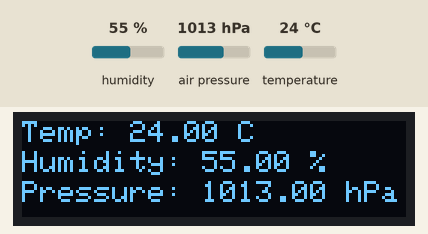
A sketch run on a simulated Arduino Uno, built with avr-gcc and run on an emulated ATmega328P. Shown: 128×32 one-colour display. Inputs (shaded band) come from the test bench; at power-on: humidity 55 %, air pressure 1013 hPa, temperature 24 °C. What the sketch prints to the serial monitor is not drawn.

Above: at 3.2 s.
3.3 s: humidity set to 22 %
At 5.2 s:
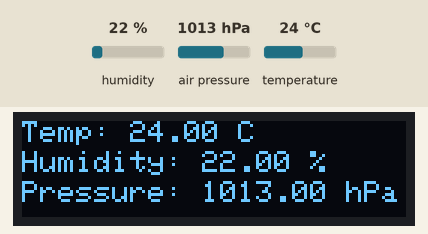
6.0 s: air pressure set to 952 hPa
At 6.5 s:
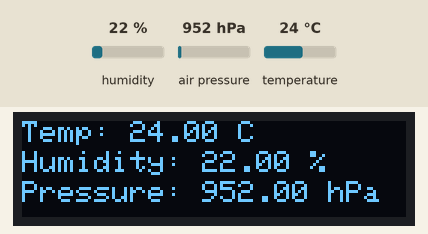
8.7 s: temperature set to 12 °C
At 11.3 s:
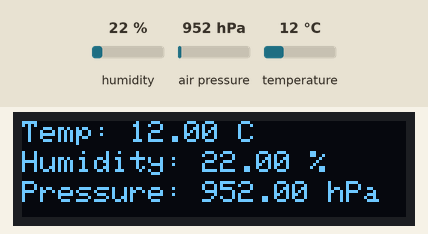
11.6 s: humidity set to 40 %
At 12.7 s:
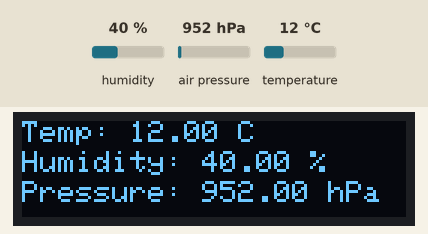
14.3 s: air pressure set to 1000 hPa
At 17.6 s:
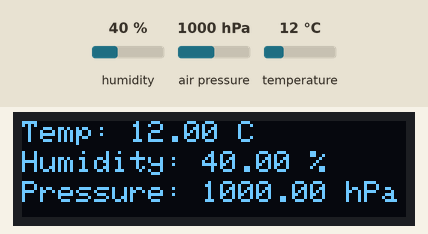
Timing chart, 0 to 18.7 s (numbered marks = the images above; inputs shaded):
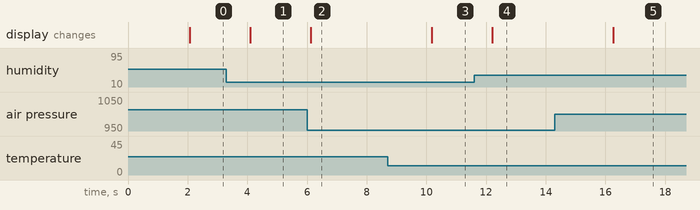

The sketch:

Mini_Weather_Station.ino
```cpp
#include <Wire.h>
#include <Adafruit_Sensor.h>
#include <Adafruit_BME280.h>
#include <Adafruit_SSD1306.h>

#define SCREEN_WIDTH 128
#define SCREEN_HEIGHT 32

// Create objects for BME280 and OLED
Adafruit_BME280 bme;  // BME280 object
Adafruit_SSD1306 display(SCREEN_WIDTH, SCREEN_HEIGHT, &Wire, -1);

// Timing for data refresh
unsigned long delayTime = 2000;

void setup() {
  Serial.begin(9600);

  // Initialize OLED display
  if (!display.begin(SSD1306_SWITCHCAPVCC, 0x3C)) {  // 0x3C is the default I2C address
    Serial.println(F("SSD1306 allocation failed"));
    for (;;)
      ;
  }
  display.clearDisplay();
  display.setTextSize(1);
  display.setTextColor(SSD1306_WHITE);

  // Initialize BME280 sensor
  if (!bme.begin(0x76)) {  // 0x76 is the default I2C address for BME280
    Serial.println("Could not find a valid BME280 sensor, check wiring!");
    for (;;)
      ;
  }

  // Initial display message
  display.setCursor(0, 0);
  display.println("BME280 Sensor");
  display.println("Initializing...");
  display.display();
  delay(2000);
}

void loop() {
  // Clear the display
  display.clearDisplay();

  // Get sensor data
  float temperature = bme.readTemperature();
  float humidity = bme.readHumidity();
  float pressure = bme.readPressure() / 100.0F;  // Convert to hPa

  // Print data to Serial Monitor
  Serial.print("Temperature: ");
  Serial.print(temperature);
  Serial.println(" °C");

  Serial.print("Humidity: ");
  Serial.print(humidity);
  Serial.println(" %");

  Serial.print("Pressure: ");
  Serial.print(pressure);
  Serial.println(" hPa");
  Serial.println();

  // Display data on OLED
  // display.setCursor(0, 0);
  //display.println("BME280 Sensor Data");
  display.setCursor(0, 0);
  display.print("Temp: ");
  display.print(temperature);
  display.println(" C");

  display.setCursor(0, 10);
  display.print("Humidity: ");
  display.print(humidity);
  display.println(" %");

  display.setCursor(0, 20);
  display.print("Pressure: ");
  display.print(pressure);
  display.println(" hPa");

  display.display();

  // Wait for the next update
  delay(delayTime);
}
```

Measured:
- after the input at 3.3 s, the display: changes after 0.80 s (image 1)
- after the input at 6.0 s, the display: changes after 0.13 s (image 2)
- after the input at 8.7 s, the display: changes after 1.5 s (image 3)
- after the input at 11.6 s, the display: changes after 0.60 s (image 4)
- after the input at 14.3 s, the display: changes after 2.0 s (image 5)
